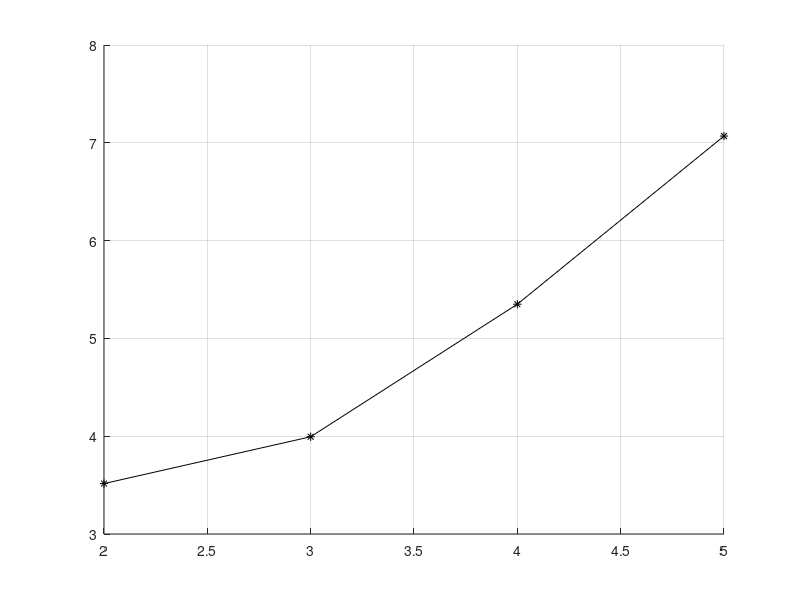

The MATLAB script that drew this image:
clc
clear all
close all

N = 2:5;
d = [1.002010357797900e-006/2.850310303337267e-007 
     3.638406465000799e-009/9.109051291034120e-010
     1.443134500789256e-011/2.697619905234205e-012
     9.103828801926284e-014/1.287858708565182e-014
    ];

hold on, grid on
plot (N, d, 'k-*');